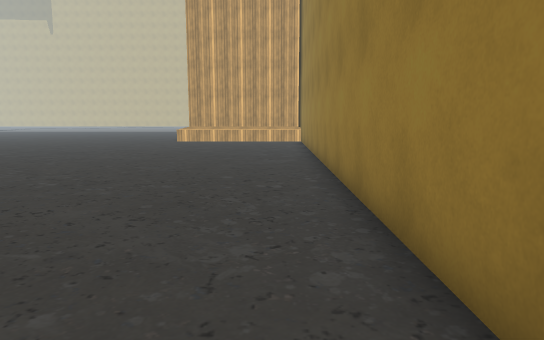
View 1 (above)

20 first-person views from a walk through a 3-D level made in the Unity game engine. The camera is 1.2 m above the floor, tilts 8° down and sees 75° across. Doors are open. The floor is counted in squares, 1 m on a side. Each view is taken from the middle of a square. On the plan, view 1 faces up. The plan holds only what a view shows up to about 14 squares ahead; the rest is blank. The place goes on beyond the plan. The player is left out. Some surface patterns are stand-ins.

View 2
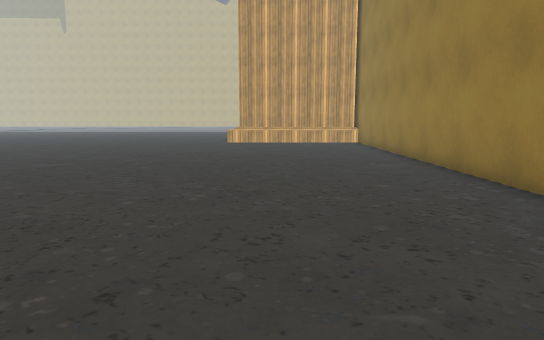

View 3
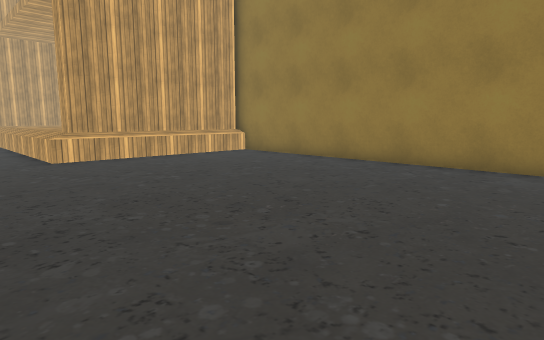

View 4
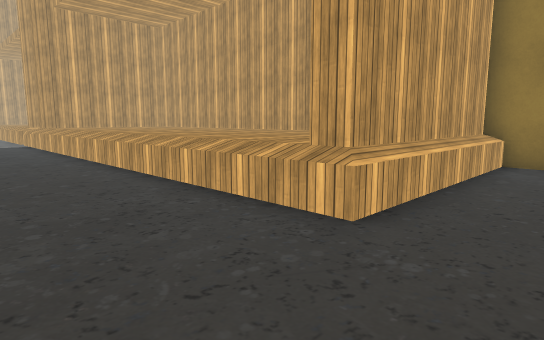

View 5
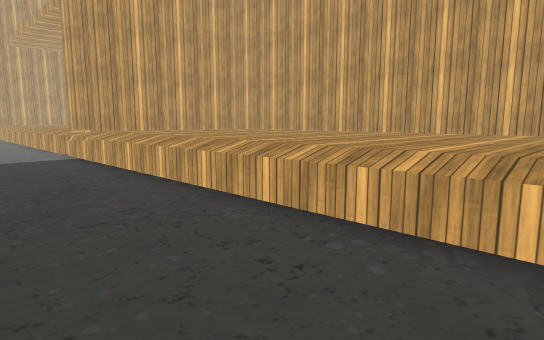

View 6
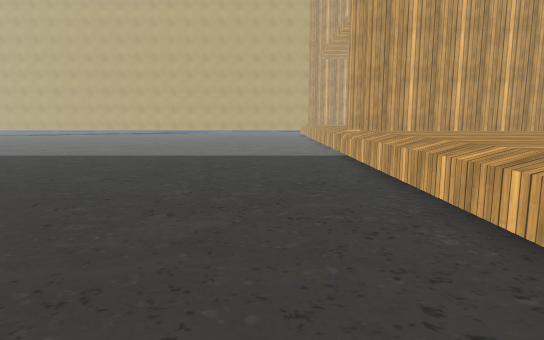

View 7
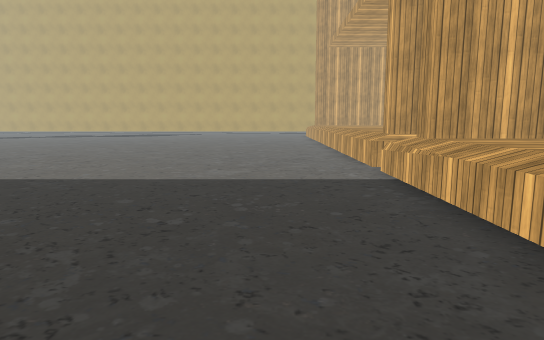

View 8
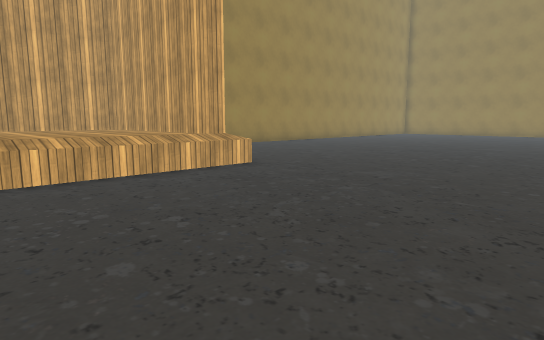

View 9
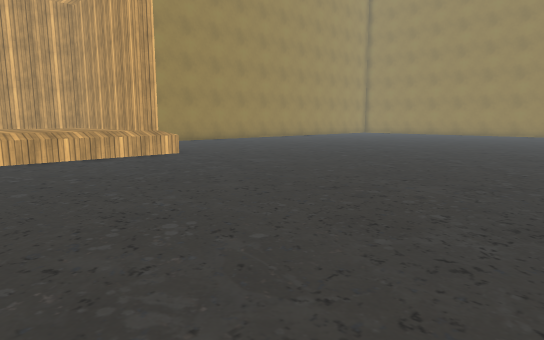

View 10
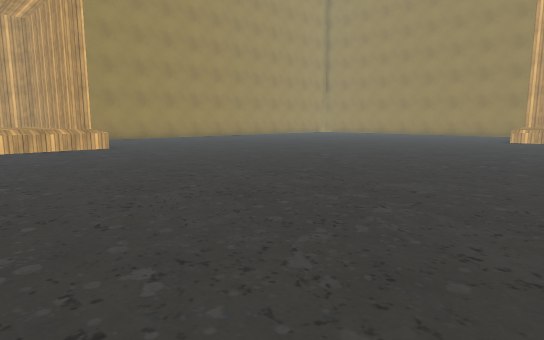

View 11
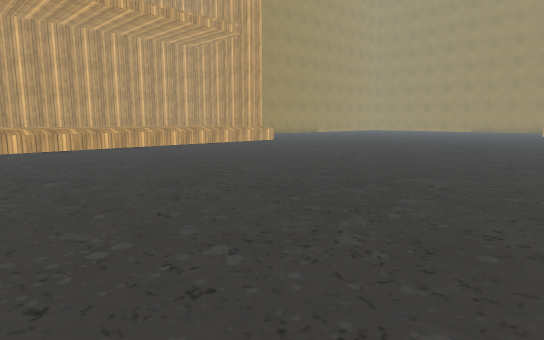

View 12
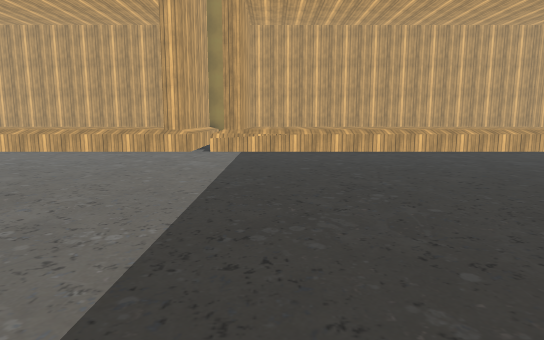

View 13
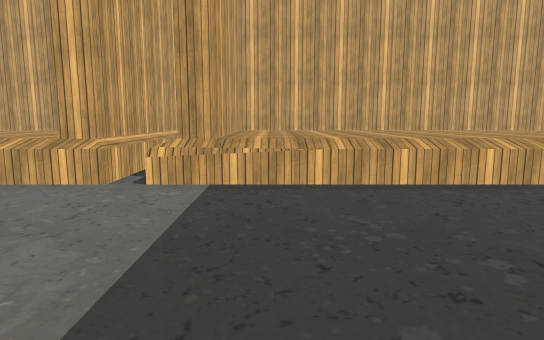

View 14
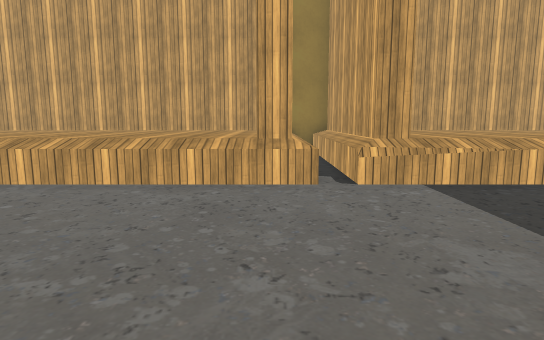

View 15
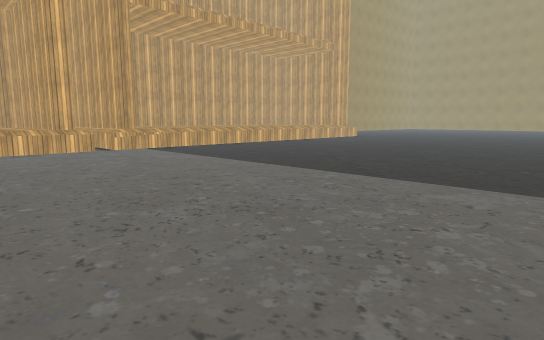

View 16
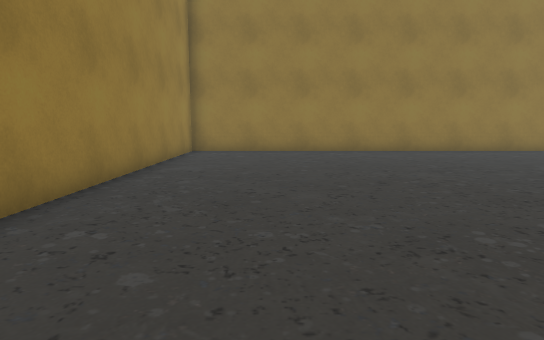

View 17
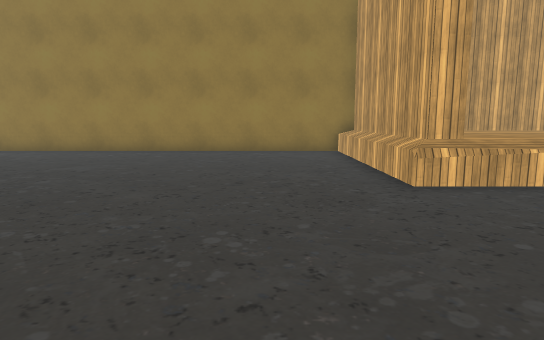

View 18
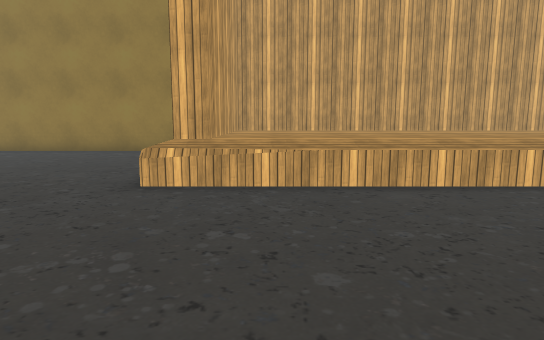

View 19
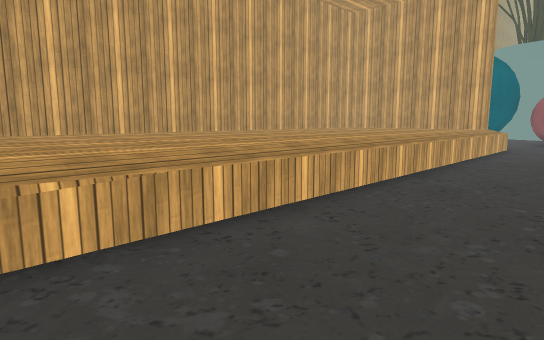

View 20
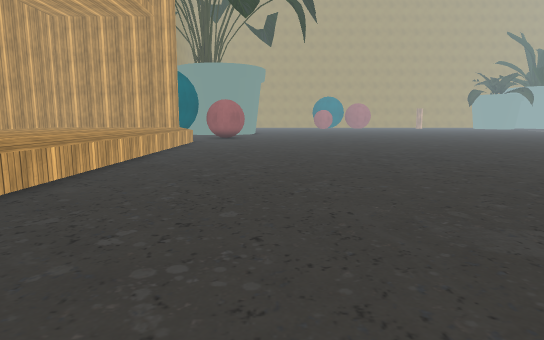

### Floor plan
Key: @ floor where view 1 was taken; # wall or solid block; . floor; = window, fence, low wall or low ledge; ^ raised ledge.
Columns run from 29 left of view 1 to 2 right of it. Each row starts with its distance up from view 1.
 44          . .............^^^^^^^
 43           ..............^^^^^^^
 42          ...............^^^^^^^
 41          ...............^^^^^^^
 40          ...............#^^^^^^#
 39           ..............^======#
 38           ..............^#######
 37           ..............^^^^^^^
 36         . ..............^^^^^^^
 35          ...............^^^^^^^
 34         ................^^^^^^^
 33         ................^^^^^^^
 32         ................^^^^^^^
 31          ...............^^^^^^^
 30          ...............^^^^^^^
 29          ...............^^^^^^^
 28          ...............^^^^^^^
 27          ...............^^^^^^^
 26         ................^^^^^^^
 25          ...............^^^^^^^
 24         ................^^^^^^^
 23         ................^^^^^^^
 22         ................^^^^^^^
 21          ...............#^^^^^^#
 20          ...............^^^^^^^#
 19          ......................#
 18 ..       ......................#
 17 ...      ......................#
 16 .....    ......................#
 15 ......   ......................#
 14 ........  .....................#
 13 ......... .....................#
 12 ...............................#
 11 ................. .............#
 10 ............. ..  .............#
  9 .............       ...........#
  8 ..................  ...........#
  7 ...................  .........##
  6 ...................   ........#
  5 ....................   .......#
  4 ..................... ........#
  3 ^^^^^^^^^^^^#.................#
  2 ^^^^^^^^^^^^#.................#
  1 ^^^^^^^^^^^^#.................#
  0 ^^^^^^^^^^^^#................@#
 -1 ^^^^^^^^^^^^#.................#
 -2  ^^^^^^^^^^^#.................#
 -3 #############.................#
 -4             ###################

Where each view was taken, in squares from view 1:
view 1: 0 up, 0 right, facing up
view 2: 1 up, 3 left, facing up
view 3: 9 up, 8 left, facing up-right
view 4: 18 up, 9 left, facing up-right
view 5: 25 up, 9 left, facing up-right
view 6: 25 up, 8 left, facing up
view 7: 30 up, 8 left, facing up
view 8: 27 up, 13 left, facing down-right
view 9: 27 up, 17 left, facing down-right
view 10: 26 up, 21 left, facing down-right
view 11: 36 up, 21 left, facing down-right
view 12: 36 up, 19 left, facing right
view 13: 36 up, 12 left, facing right
view 14: 40 up, 12 left, facing right
view 15: 44 up, 20 left, facing down-right
view 16: 10 up, 2 left, facing down
view 17: 10 up, 14 left, facing down
view 18: 10 up, 19 left, facing down
view 19: 7 up, 18 left, facing down-left
view 20: 8 up, 15 left, facing left
